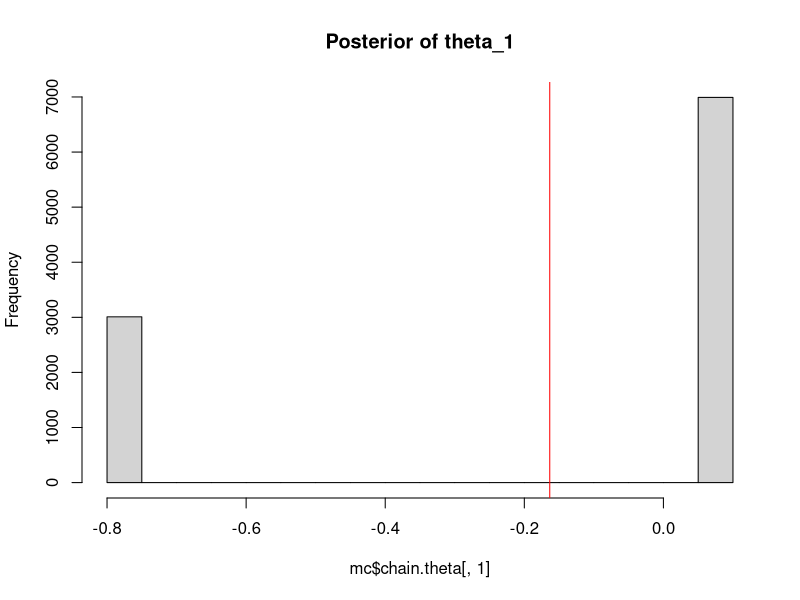
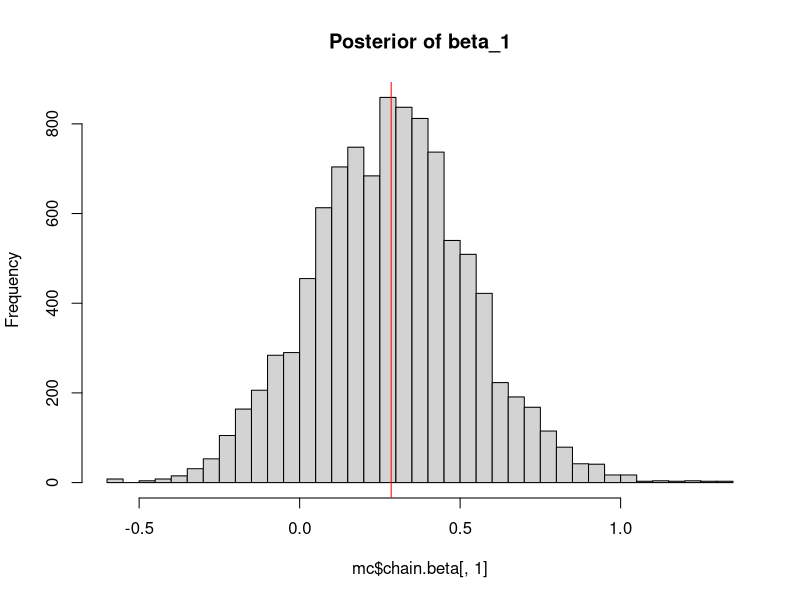
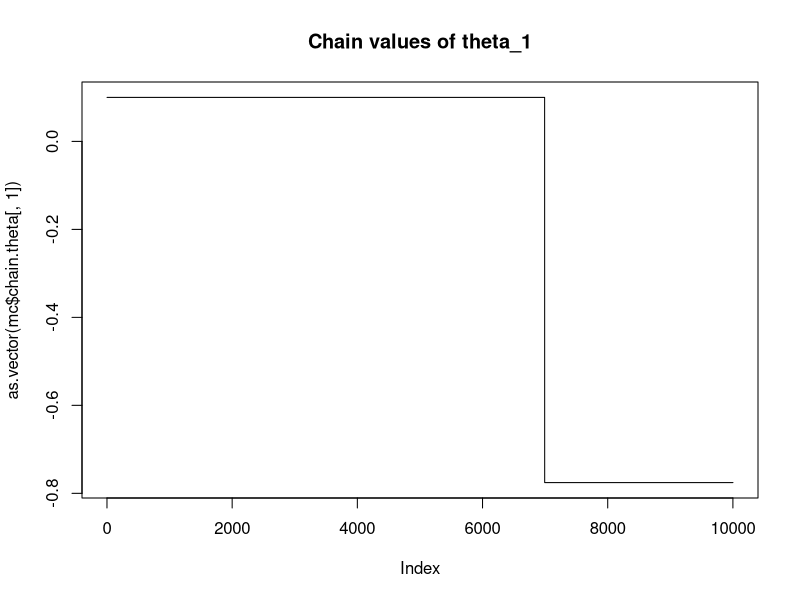
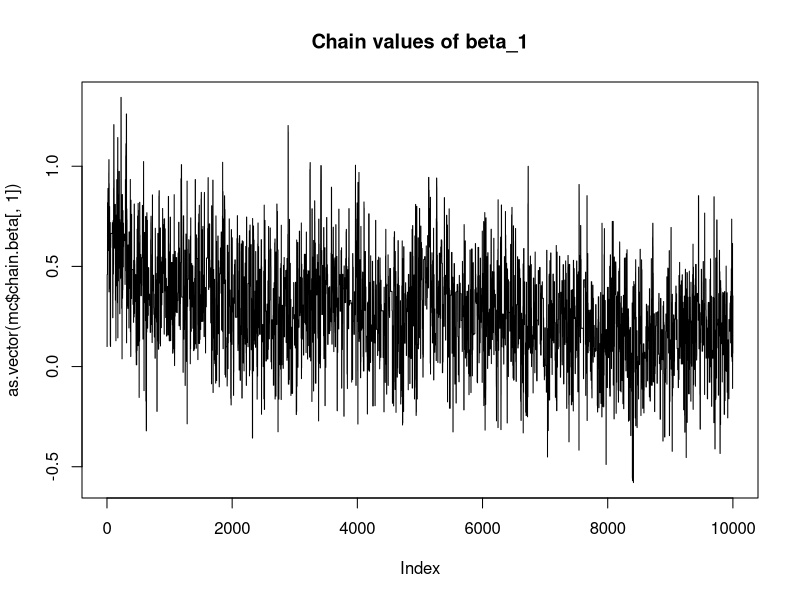
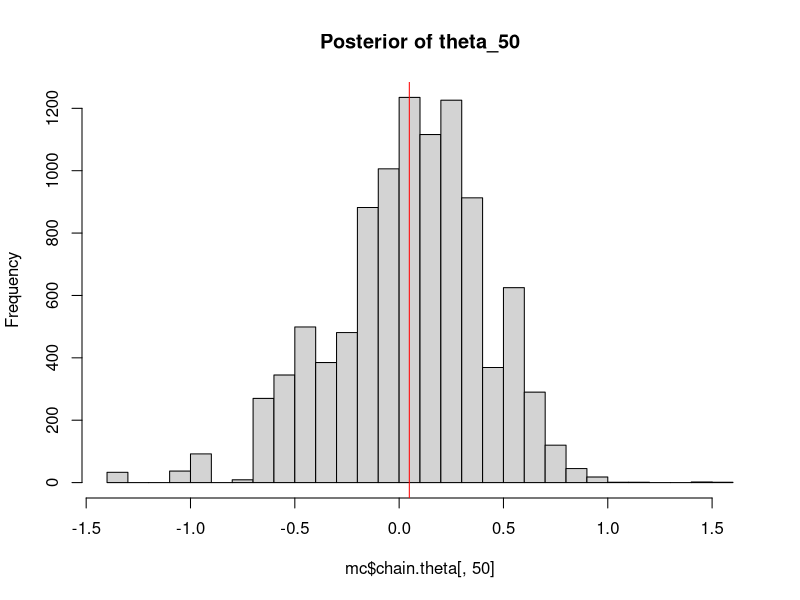
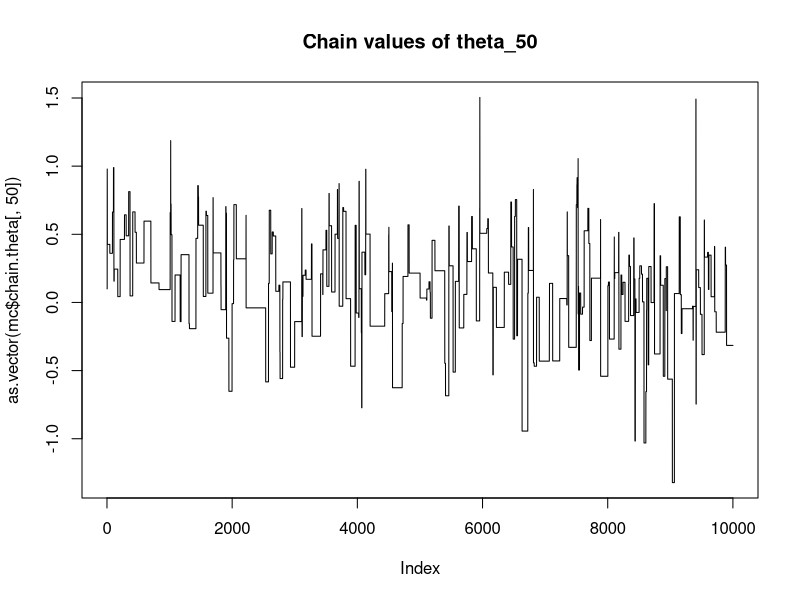

Recreate these plots in R, in order.
library(ggplot2)
library(MCMCpack)
library(matrixStats)
set.seed(62)

sim.rasch <- function(persons, items){
  schwierig <- items
  n.items <- length(items)
  faehig <- persons
  n.persons <- length(persons)
  fsmat <- outer(faehig, schwierig, "-")
  psolve <- exp(fsmat)/(1 + exp(fsmat))
  R <- (matrix(runif(n.items*n.persons),n.persons,n.items) < psolve)*1
  R
}

npersons <- 100
nitems <- 20
items <- rnorm(nitems, 0, 1)
persons <- rnorm(npersons)
rmdata <- sim.rasch(persons, items)
X <- t(rmdata)

probability <- function(beta, theta) {
  return(1 / (1 + exp(beta - theta)))
}

theta.prior <- function(mean = 0, sd = 1, val){
  mu <- mean 
  s <- sd 
  y <- val
  prior <- dnorm(x = y, mean = mu, sd = s) 
  prior
}

b.prior <- function(mean = 0, sd = 1, val){
  mu <- mean
  s <- sd
  y <- val
  prior <- dnorm(x = y, mean = mu, sd = s)
  prior
} 

# proposal, centered around the current value of the chain
prop.theta <- function(current){
  proposal <- rnorm(current, mean = current, sd = 1)

  proposal
}

prop.beta <- function(current){
  proposal <- rnorm(current, mean = current, sd = 1)
  return(proposal)
}

acceptance <- function(proposal, chain.theta, chain.beta, X, mode) {
  P <- outer(chain.beta, chain.theta, probability)
  if (mode == 0) {
    n <- npersons
    P.proposal <- outer(chain.beta, proposal, probability)
    cond.prob.current <- (colSums(log(P) * X + log(1 - P)*(1 - X)))
    cond.prob.proposal <- (colSums(log(P.proposal) * (1 - X) + log(1 - P.proposal)*(1 - X)))
    ratio <- exp(cond.prob.proposal + log(theta.prior(val = proposal)) -
                        (cond.prob.current + log(theta.prior(val = chain.theta))))
    stopifnot(!any(is.na(ratio)))
    
  } else {
    n <- nitems
    P.proposal <- outer(proposal, chain.theta, probability)
    cond.prob.current <- exp(rowSums(log(P) * X + log(1 - P)*(1 - X)))
    cond.prob.proposal <- exp(rowSums(log(P.proposal) * X + log(1 - P.proposal)*(1 - X)))
    ratio <- cond.prob.proposal*b.prior(val = proposal) /
                        (cond.prob.current*b.prior(val = chain.beta))
  }
  return(pmin(ratio, rep(1,n)))
}


#GS alg
rasch.gs <- function(startvalue.theta, startvalue.beta, iterations, data, nitems, npersons) {
  chain.beta <- array(dim = c(iterations + 1, nitems))
  chain.theta <- array(dim = c(iterations + 1, npersons))
  chain.beta[1,] <- startvalue.beta 
  chain.theta[1,] <- startvalue.theta
  # iterations
  for (i in 2:(iterations + 1)) {
    t.proposal <- prop.theta(chain.theta[i - 1,])
    b.proposal <- prop.beta(chain.beta[i - 1,])
    acceptance.theta <- acceptance(t.proposal, chain.theta[i - 1,], 
                                   chain.beta[i - 1,], X, 
                                   0)
    chain.theta[i,] <- ifelse(runif(length(acceptance.theta), 0, 1) < acceptance.theta, 
                              t.proposal,
                              chain.theta[i - 1,])
    acceptance.beta <- acceptance(b.proposal, chain.theta[i,], 
                                  chain.beta[i - 1,], X, 
                                  1)
    chain.beta[i,] <- ifelse(runif(length(acceptance.beta), 0, 1) < acceptance.beta,
                             b.proposal,
                             chain.beta[i - 1,])
  }
  list <- list("chain.theta" = mcmc(chain.theta), "chain.beta" = mcmc(chain.beta))
  return(list)
}

startvalue.theta <- rep(0.1, npersons)
startvalue.beta <- rep(0.1, nitems)
iterations <- 10000

mc <- rasch.gs(startvalue.theta, startvalue.beta, iterations, X, nitems, npersons)
fitdistr(mc$chain.theta[iterations,], "normal")
fitdistr(mc$chain.beta[iterations,], "normal")
hist(mc$chain.theta[, 1],nclass = 30, main = "Posterior of theta_1")
abline(v = mean(mc$chain.theta[,1]), col = "red")
hist(mc$chain.beta[,1],nclass = 30, main = "Posterior of beta_1")
abline(v = mean(mc$chain.beta[,1]), col = "red")
plot(as.vector(mc$chain.theta[,1]), type = "l", main = "Chain values of theta_1" )
plot(as.vector(mc$chain.beta[,1]), type = "l",  main = "Chain values of beta_1" )
hist(mc$chain.theta[, 50],nclass = 30, main = "Posterior of theta_50")
abline(v = mean(mc$chain.theta[,50]), col = "red")
plot(as.vector(mc$chain.theta[,50]), type = "l", main = "Chain values of theta_50" )
